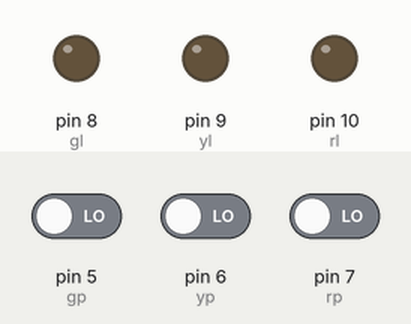
Bench run of a sketch on a simulated Arduino Uno, built with avr-gcc and run on an emulated ATmega328P. Parts: output pins drawn as LEDs (lit = HIGH). The inputs (shaded band) are chosen by the test bench; at power-on: pin 5 (gp) LOW, pin 6 (yp) LOW, pin 7 (rp) LOW.

Above: at 1.2 s.
1.3 s: pin 5 (gp) driven HIGH
At 2.2 s:
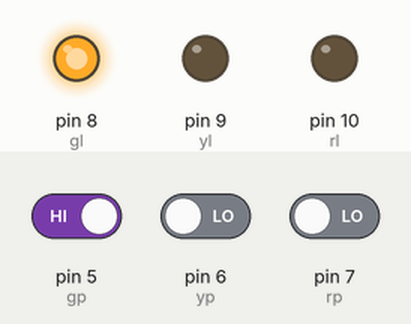
2.8 s: pin 6 (yp) driven HIGH
At 3.3 s:
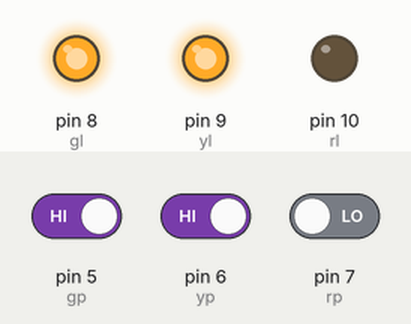
4.3 s: pin 7 (rp) driven HIGH
At 5.5 s:
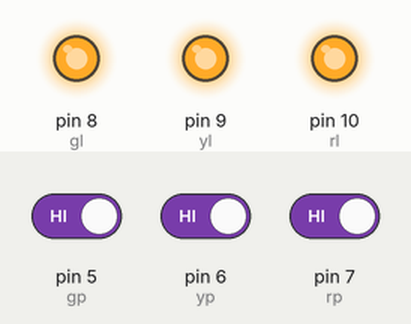
5.8 s: pin 5 (gp) driven LOW
At 6.8 s:
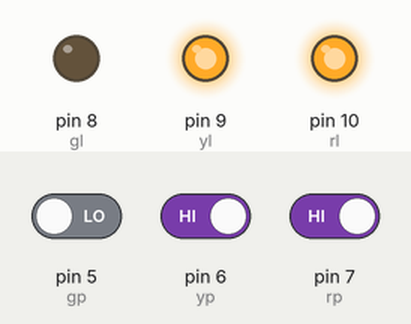
7.3 s: pin 6 (yp) driven LOW
At 8.0 s:
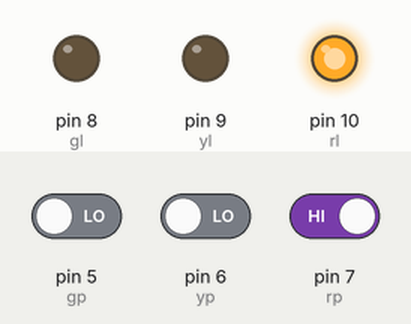
8.8 s: pin 5 (gp) driven HIGH
At 9.1 s:
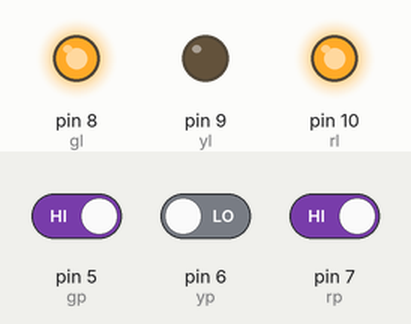
Timing chart, 0 to 11.3 s (numbered marks = the images above; inputs shaded):
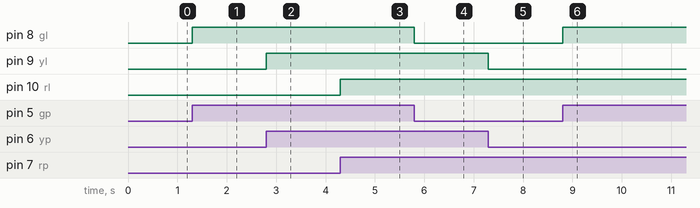

The sketch:

ex10.ino
```cpp
int rl = 10;
int yl = 9;
int gl = 8;
int rp = 7;
int yp = 6;
int gp = 5;
int r, y, g;

void setup() {
  // put your setup code here, to run once:
  pinMode(rl, OUTPUT);
  pinMode(yl, OUTPUT);
  pinMode(gl, OUTPUT);
  pinMode(rp, INPUT);
  pinMode(yp, INPUT);
  pinMode(gp, INPUT);
}

void loop() {
  // put your main code here, to run repeatedly:
  digitalWrite(rl, digitalRead(rp));
  digitalWrite(yl, digitalRead(yp));
  digitalWrite(gl, digitalRead(gp));
}
```

Measured:
- after the input at 1.3 s, pin 8 (gl): LOW → HIGH at once
- after the input at 2.8 s, pin 9 (yl): LOW → HIGH at once
- after the input at 4.3 s, pin 10 (rl): LOW → HIGH at once
- after the input at 5.8 s, pin 8 (gl): HIGH → LOW at once
- after the input at 7.3 s, pin 9 (yl): HIGH → LOW at once
- after the input at 8.8 s, pin 8 (gl): LOW → HIGH at once
